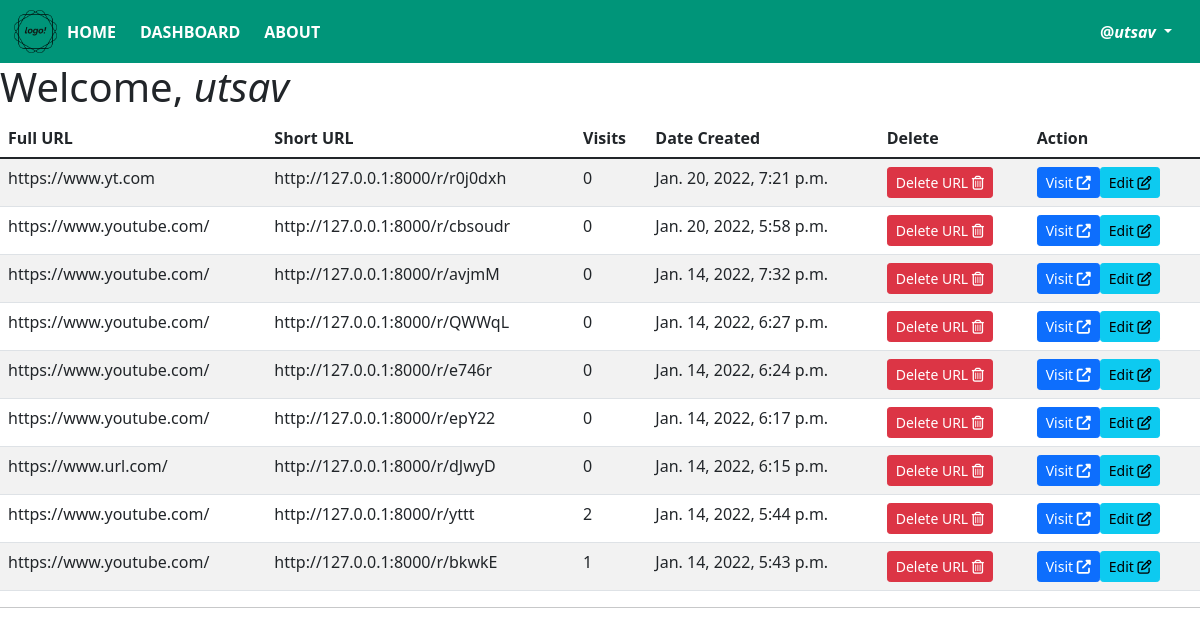
The page /dashboard/ (signed in) on the database as committed earlier.
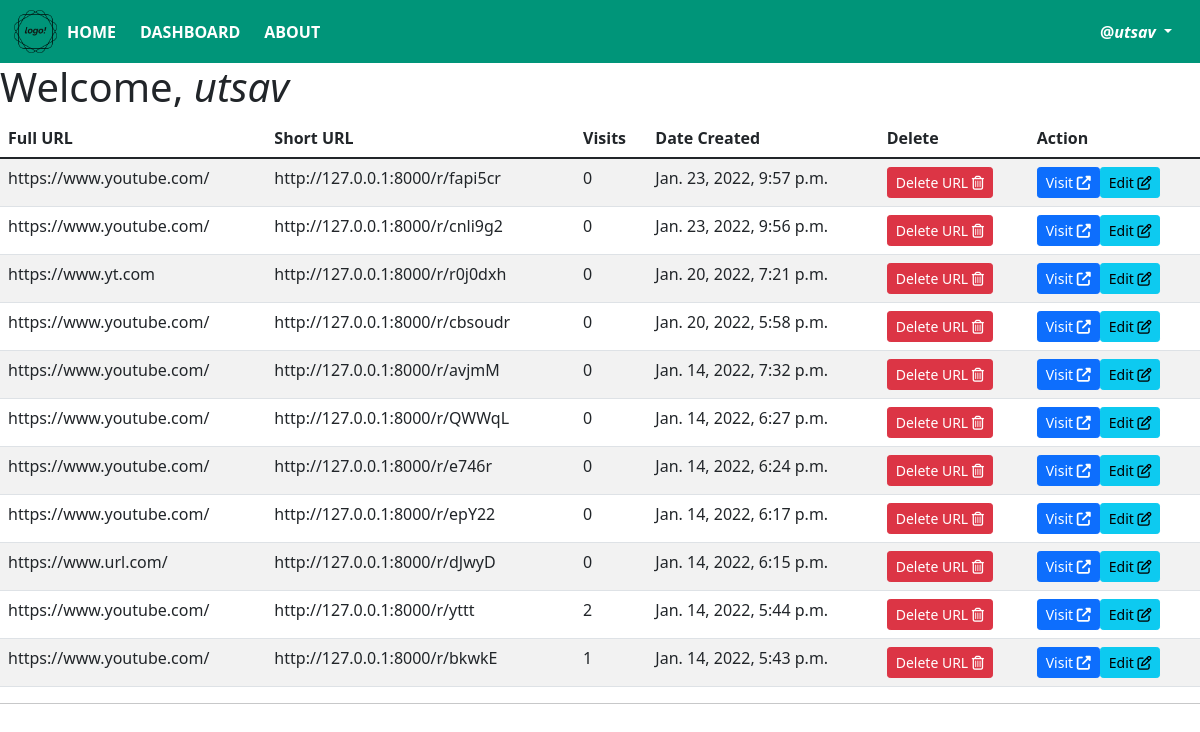
The same page on the database as committed later.
### urlshort/models.py (models this page shows, shortened)
class UrlShort(models.Model):
    user = models.ForeignKey(User, null=True, on_delete=CASCADE)
    original = models.URLField(null=True) #200
    short = models.CharField(max_length=50, unique=True, null=True)
    visits = models.PositiveIntegerField(default=0)
    date_created = models.DateTimeField(auto_now_add=True, null=True)

### urlshort/views.py (the view)
# urls.py: path('dashboard/', views.dashboard, name='dashboard'),
@login_required(login_url='login')
def dashboard(request):
    print(request.META.get('HTTP_X_FORWARDED_FOR'))
    print(request.META.get('REMOTE_ADDR'))
    urlData = UrlShort.objects.filter(user=request.user).order_by('-date_created')
    context = {'data': urlData}
    return render(request, 'urlshort/dashboard.html', context)

### urlshort/templates/urlshort/dashboard.html (shortened to what this page needs)
{% extends 'urlshort/main.html' %}
{% load static %}
{% block content %}
<h1>Welcome, <i>{{request.user.username}}</i></h1>
<section>
    <table class="table table-striped">
        <thead>
            <tr>
              <th scope="col">Full URL</th>
              <th scope="col">Short URL</th>
              <th scope="col">Visits</th>
              <th scope="col">Date Created</th>
              <th scope="col">Delete</th>
              <th scope="col">Action</th>
            </tr>
          </thead>
          <tbody>
	       {% for t in data %}
           <tr>
            <td>{{t.original}}</td>
            <td>http://127.0.0.1:8000/r/{{t.short}}</td>
            <td>{{t.visits}}</td>
            <td>{{t.date_created}}</td>
            <td><a href="{% url 'delete' t.id %}" class="btn btn-danger btn-sm">Delete URL <i class="far fa-trash-alt"></i></a></td>
            <td><a href="http://127.0.0.1:8000/r/{{t.short}}" class="btn btn-primary btn-sm" target="_blank">Visit <i class="fas fa-external-link-alt"></i></a><a href="{% url 'edit' t.id %}" class="btn btn-info btn-sm">Edit <i class="far fa-edit"></i></a></td>
          </tr>
          {%endfor%}
          </tbody>
          </table>
</section>
{% endblock %}

### urlshort/templates/urlshort/main.html (shortened to what this page needs)
{% load static %}
<html lang="en">
<head>
	<link href="https://cdn.jsdelivr.net/npm/bootstrap@5.1.3/dist/css/bootstrap.min.css" rel="stylesheet">
	<link rel="stylesheet" type="text/css" href="{% static 'css/style.css' %}">
</head>
<body>
	{% include 'urlshort/navbar.html' %}
	{% block content %}
	{% endblock %}
	<hr>
</body>
</html>

### urlshort/templates/urlshort/navbar.html (shortened to what this page needs)
{% load static %}
<nav class="navbar navbar-expand-lg  navbar-custom">
  <div class="container-fluid">
    <img class="imgstyle" src="{% static 'images/sample.png' %}" width="160">
    <div class="collapse navbar-collapse" id="navbarContent">
      <ul class="navbar-nav me-auto mb-2 mb-lg-0">
        <li class="nav-item">
          <a class="nav-link" href="{% url 'index' %}">HOME</a>
        </li>
        <li class="nav-item">
          <a class="nav-link" href="{% url 'dashboard' %}">DASHBOARD</a>
        </li>
        <li class="nav-item">
          <a class="nav-link" href="{% url 'dashboard' %}">ABOUT</a>
        </li>
      </ul>
      {% if request.user.is_authenticated %}
      <ul class="navbar-nav text-right">
        <li class="nav-item dropdown">
          <a class="nav-link dropdown-toggle" id="navbarDropdown" role="button" data-bs-toggle="dropdown" aria-expanded="false">
            @<i>{{request.user}}</i>
          </a>
        </li>
      </ul>
      {% endif %}
    </div>
  </div>
</nav>

### urlshort/static/css/style.css (style rules this page uses)
.navbar-custom { background-color: #009579; }
.nav-link { font-weight: bold; color: #fff; margin-right: 8px; }
.imgstyle { width: 4%; }

Rows that differ between the two databases and show on the page:
added UrlShort: original "https://www.youtube.com/", short "fapi5cr", visits "0", date_created "Jan. 23, 2022, 9:57 p.m."
added UrlShort: original "https://www.youtube.com/", short "cnli9g2", visits "0", date_created "Jan. 23, 2022, 9:56 p.m."
